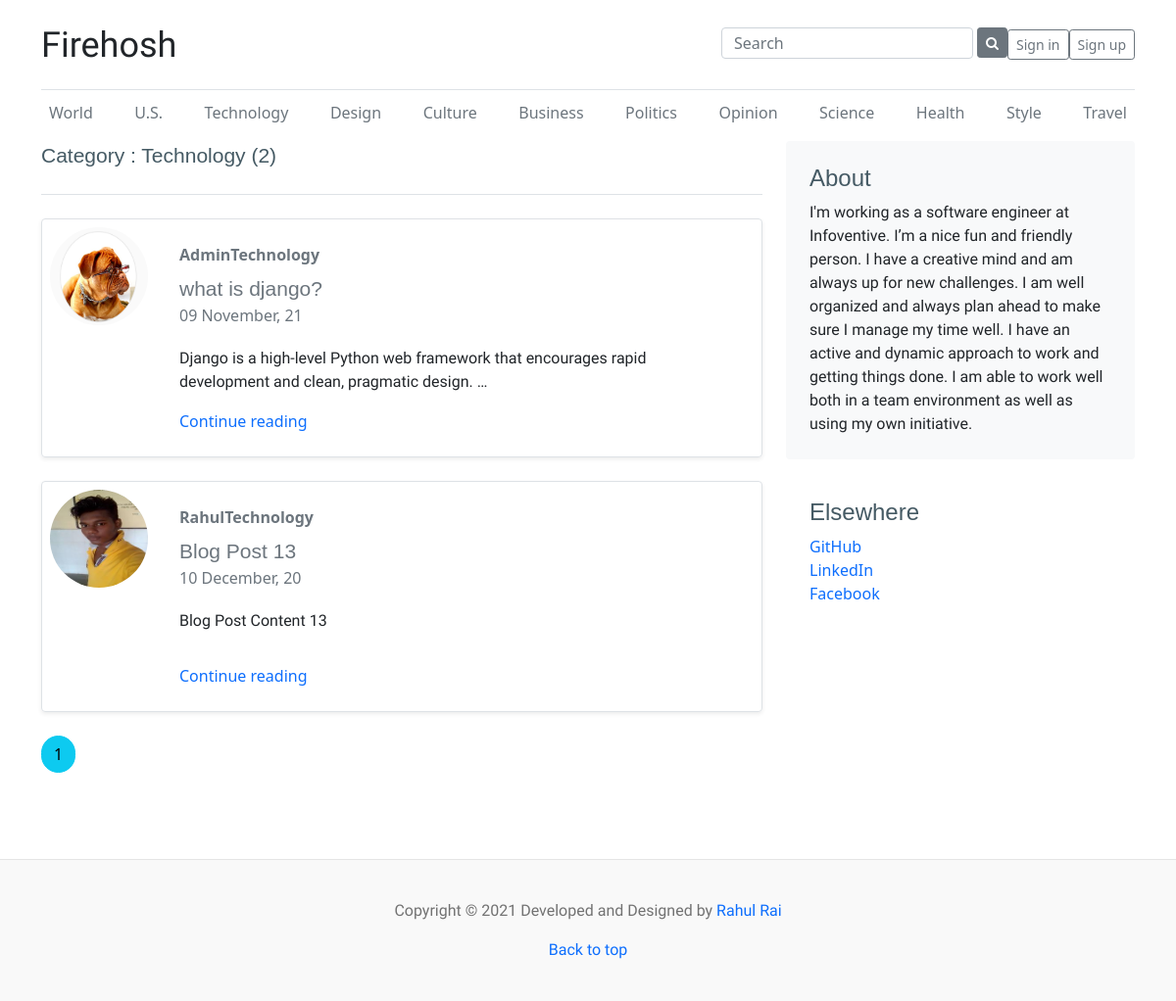
The page /category/Technology/ on the database its author committed.
### main/models.py (models this page shows, shortened)
class Category(models.Model):
    name = models.CharField(max_length=200, null=True)
    date_created = models.DateTimeField(default=timezone.now, null=True)
    def __str__(self):
        return self.name

class Post(models.Model):
    author = models.ForeignKey(User, on_delete=models.CASCADE)
    title = models.CharField(max_length=200, null=True)
    content = RichTextField(blank=True, null=True)
    date_posted = models.DateTimeField(default=timezone.now, null=True)
    slug = models.SlugField()
    views = models.IntegerField(default=0, null=True)
    category = models.ForeignKey(Category, on_delete=models.CASCADE)
    class Meta:
        ordering = ['-id']

### users/models.py (models this page shows, shortened)
class Profile(models.Model):
    user = models.OneToOneField(User, on_delete=models.CASCADE)
    image = models.ImageField(default="default.png",
                              upload_to='profile_pics', null=True)
    bio = models.CharField(
        default=" It provides a way to assign permissions to specific users and groups of users.", max_length=200, null=True)
    date_created = models.DateTimeField(default=timezone.now, null=True)

### main/views.py (the view)
# urls.py: path('category/<str:name>/', views.postCategory, name="post-category"),
def postCategory(request, name):
    category = get_object_or_404(Category, name=name)
    objects = category.post_set.all()
    paginator = Paginator(objects, 3)
    page_num = request.GET.get('page')
    posts = paginator.get_page(page_num)
    context = {
        'posts': posts,
        'category': category,
        'total_post': objects.count()
    }
    return render(request, 'post_category.html', context)

### main/templates/post_category.html (shortened to what this page needs)
{% extends 'base.html' %}
{% block navbar %}
{% include 'header.html' %}
{% endblock navbar %}
{% block main %}
<div class="row">
  <div class="col-md-8">
    <h3 class="pb-4 mb-4 font-italic border-bottom">
      Category : {{category|title}}  ({{total_post}})
    </h3>
    {% for post in posts %}
    <div class="row g-0  border rounded overflow-hidden flex-md-row mb-4 shadow-sm h-md-200 position-relative">
      <div class="col-auto d-none m-2 d-lg-block ">
        <img src="{{post.author.profile.image.url}}" width="100px" height="100px" class="rounded-circle align-self-end"
          alt="">
      </div>
      <div class="col p-4 d-flex flex-column position-static">
        <div class="d-flex">
          <a href='{% url "post-user" post.author %}' class="float-left mb-2 text-secondary"><strong>{{post.author|title}}</strong></a>
          <a href='{% url "post-category" post.category %}' class="float-left ml-2 mb-2 text-secondary"><strong>{{post.category|title}}</strong></a>
        </div>
        <h3 class="mb-0"><a href="{% url 'post-detail' post.id %}" class="text-secondary">{{post.title}}</a></h3>
        <div class="mb-1 text-muted">{{post.date_posted|date:'d F, y'}}</div>
        <p class="card-text ">{{post.content|safe|truncatewords:15}}</p>
        <a href="{% url 'post-detail' post.id %}">Continue reading</a>
      </div>
    </div>
    {% endfor %}
    <nav class="blog-pagination" aria-label="Pagination">
      {% if posts %}
      {% for num in posts.paginator.page_range %}
      {% if posts.number == num %}
      <a class="btn btn-info mb-4" href="?page={{ num }}">{{num}}</a>
      {% elif num > posts.number|add:'-3' and num < posts.number|add:'3' %}
      <a class="btn btn-outline-info mb-4" href="?page={{ num }}">{{num}}</a>
      {% endif %}
      {% endfor %}
      {% endif %}
    </nav>
  </div>
  <div class="col-md-4">
    <div class="p-4 mb-3 bg-light rounded">
      <h4 class="font-italic">About</h4>
      <p class="mb-0">I'm working as a software engineer at Infoventive. I’m a nice fun and friendly person. I have a creative mind and am always up for new challenges. I am well organized and always plan ahead to make sure I manage my time well. I have an active and dynamic approach to work and getting things done. I am able to work well both in a team environment as well as using my own initiative. </p>
    </div>
    <div class="p-4">
      <h4 class="font-italic">Elsewhere</h4>
      <ol class="list-unstyled">
        <li><a href="https://github.com/rahulraifzb" target="blank">GitHub</a></li>
        <li><a href="https://www.linkedin.com/in/rahulraifzb" target="blank">LinkedIn</a></li>
        <li><a href="https://www.facebook.com/Rahulraifzb/" target="blank">Facebook</a></li>
      </ol>
    </div>
  </div>
</div>
</main>
{% endblock main %}

### static/css/style.css (style rules this page uses)
html, body { height: 100%; }
h1,h2,h3,h4,h5,h6,p { font-family: 'Quintessential', cursive; }
a { text-decoration:none; }
.blog-pagination { margin-bottom: 4rem; }
.blog-pagination > .btn { border-radius: 2rem; }

### static/css/profile.css (style rules this page uses)
h3 { line-height: 30px; font-size: 21px }
h1, h2, h3, h4, h5, h6 { color: #455a64; font-family: "Poppins", sans-serif; font-weight: 400 }
p { margin-top: 0; margin-bottom: 1rem }

### rows shown on the page
Category: name "Technology"
Post: author.profile.image (placeholder picture), author "Admin", category "Technology", title "what is django?", date_posted "09 November, 21", content "Django is a high-level Python web framework that encourages rapid development and clean, pragmatic design. …"
Post: author.profile.image (picture), author "Rahul", category "Technology", title "Blog Post 13", date_posted "10 December, 20", content "Blog Post Content 13"

### other values the page prints
{{ total_post }} "2"
{{ num }} "1"
